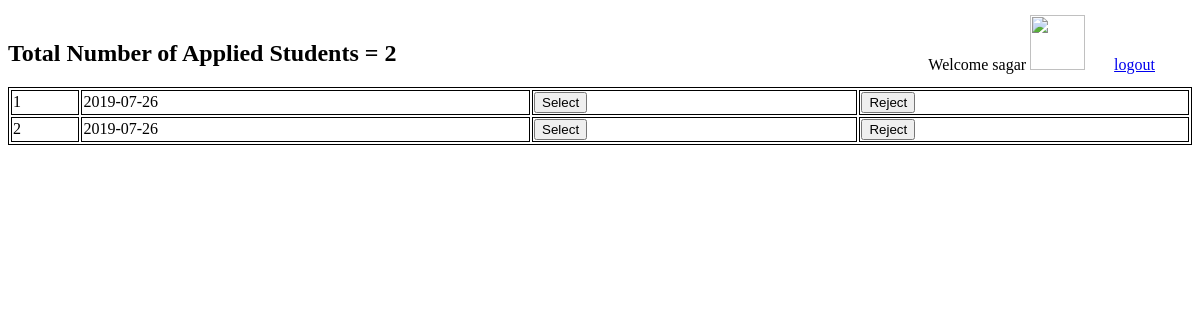
Screenshot of /college_project/TandP/applied_students.php (signed in) with the database file from the repository.
### tables this page shows
CREATE TABLE `applied_student` (
  `applied_company_id` int(16) NOT NULL,
  `student_grno` int(16) NOT NULL,
  `company_id` int(16) NOT NULL,
  `date` date NOT NULL,
  `selected_notselected` int(4) NOT NULL DEFAULT '-1',
  `selected_notselected_date` date NOT NULL
);

### college_project/TandP/applied_students.php (the view, shortened to what this page needs)
<?php
$userid = $_SESSION['userid'];
require "includes/dbconnect.php";
if($conn -> connect_error){
  die($conn -> connect_error);
}else{
?>
<!doctype html>
<html>
  <head>
    <link rel="stylesheet" href="/fndfrancis/css/app.css">
  </head>
  <body>
    <div class="upper-container">
      <?php require 'includes/header.php'; ?>
    </div>
    <?php
      $query = "select * from applied_student where company_id = $userid";
      $results = $conn -> query($query);
    ?>
    <div class="total_student">
      <h2>Total Number of Applied Students = <?php echo($results -> num_rows); ?> </h2>
    </div>
    <table>
      <tbody>
        <?php
          while($row = $results -> fetch_assoc()){
          ?>
          <tr>
            <td><?php echo ($row['student_grno']);?></td>
            <td><?php echo ($row['date']);?></td>
            <td><form method="post" action="/college_project/TandP/select_reject.php" onsubmit="return confirm('Are you sure you want to select <?php echo($row['student_grno']); ?> ?');">
                <button class="apply_button" type="submit">Select</button>
                </form>
            </td>
            <td><form method="post" action="/college_project/TandP/select_reject.php" onsubmit="return confirm('Are you sure you want to reject <?php echo($row['student_grno']); ?> ?');">
                <button class="apply_button" type="submit">Reject</button>
                </form>
            </td>
          </tr>
          <?php
            }
          }
          ?>
      </tbody>
    </table>
  </body>
</html>

### fndfrancis/css/app.css (style rules this page uses)
.upper-container { padding: 7px 37px 5px 5px; }
table { width: 100%; }
table,tr,td { border: 1px solid; }

### rows the page displays
applied_student: student_grno "1", date "2019-07-26"
applied_student: student_grno "2", date "2019-07-26"

### other values shown
$username "sagar"
$results -> num_rows "2"
